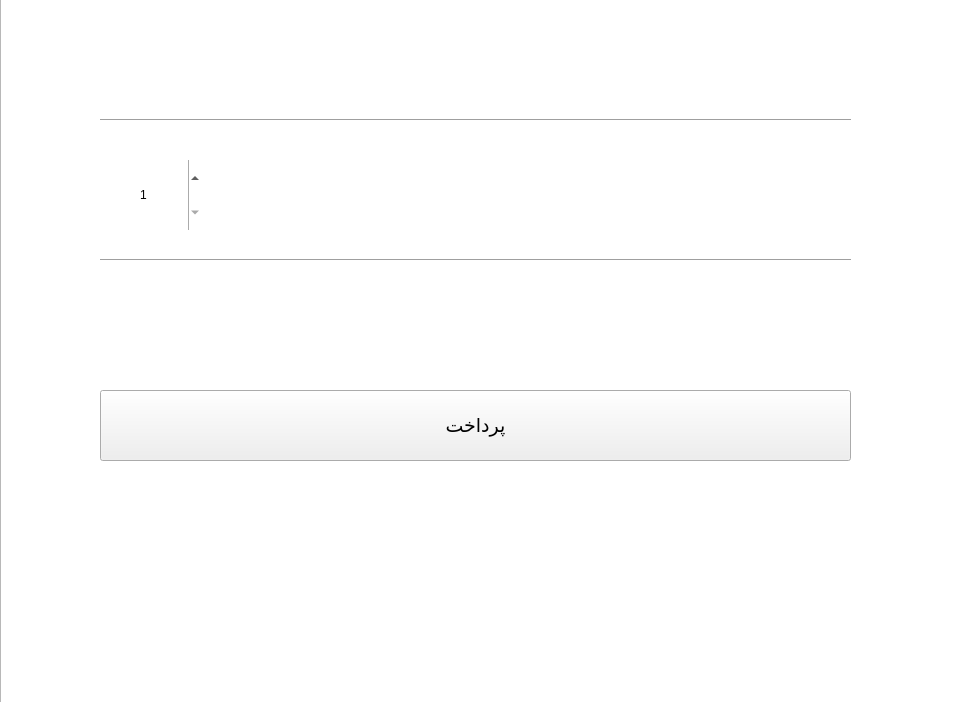
<?xml version="1.0" encoding="UTF-8"?>
<ui version="4.0">
 <class>buypanel</class>
 <widget class="QWidget" name="buypanel">
  <property name="geometry">
   <rect>
    <x>0</x>
    <y>0</y>
    <width>960</width>
    <height>702</height>
   </rect>
  </property>
  <property name="windowTitle">
   <string>Form</string>
  </property>
  <widget class="QGraphicsView" name="imageView">
   <property name="geometry">
    <rect>
     <x>0</x>
     <y>-10</y>
     <width>971</width>
     <height>741</height>
    </rect>
   </property>
   <property name="font">
    <font>
     <family>Yekan Bakh</family>
    </font>
   </property>
   <property name="styleSheet">
    <string notr="true">background-image: url(:/images/background);</string>
   </property>
  </widget>
  <widget class="QLabel" name="label">
   <property name="geometry">
    <rect>
     <x>320</x>
     <y>30</y>
     <width>301</width>
     <height>81</height>
    </rect>
   </property>
   <property name="sizePolicy">
    <sizepolicy hsizetype="Maximum" vsizetype="Maximum">
     <horstretch>0</horstretch>
     <verstretch>0</verstretch>
    </sizepolicy>
   </property>
   <property name="minimumSize">
    <size>
     <width>301</width>
     <height>0</height>
    </size>
   </property>
   <property name="maximumSize">
    <size>
     <width>301</width>
     <height>16777215</height>
    </size>
   </property>
   <property name="font">
    <font>
     <family>Yekan Bakh</family>
     <pointsize>24</pointsize>
    </font>
   </property>
   <property name="layoutDirection">
    <enum>Qt::RightToLeft</enum>
   </property>
   <property name="styleSheet">
    <string notr="true">color:white;</string>
   </property>
   <property name="text">
    <string>فاکتور خرید</string>
   </property>
   <property name="alignment">
    <set>Qt::AlignCenter</set>
   </property>
  </widget>
  <widget class="Line" name="line">
   <property name="geometry">
    <rect>
     <x>100</x>
     <y>110</y>
     <width>751</width>
     <height>20</height>
    </rect>
   </property>
   <property name="sizePolicy">
    <sizepolicy hsizetype="Maximum" vsizetype="Fixed">
     <horstretch>0</horstretch>
     <verstretch>0</verstretch>
    </sizepolicy>
   </property>
   <property name="orientation">
    <enum>Qt::Horizontal</enum>
   </property>
  </widget>
  <widget class="QLabel" name="productLabel">
   <property name="geometry">
    <rect>
     <x>500</x>
     <y>160</y>
     <width>351</width>
     <height>70</height>
    </rect>
   </property>
   <property name="font">
    <font>
     <family>Yekan Bakh</family>
     <pointsize>12</pointsize>
    </font>
   </property>
   <property name="layoutDirection">
    <enum>Qt::RightToLeft</enum>
   </property>
   <property name="styleSheet">
    <string notr="true">color:white;</string>
   </property>
   <property name="text">
    <string>صابون گلنار</string>
   </property>
   <property name="alignment">
    <set>Qt::AlignLeading|Qt::AlignLeft|Qt::AlignVCenter</set>
   </property>
  </widget>
  <widget class="QSpinBox" name="productCount">
   <property name="geometry">
    <rect>
     <x>100</x>
     <y>160</y>
     <width>100</width>
     <height>70</height>
    </rect>
   </property>
   <property name="frame">
    <bool>false</bool>
   </property>
   <property name="alignment">
    <set>Qt::AlignCenter</set>
   </property>
   <property name="minimum">
    <number>1</number>
   </property>
  </widget>
  <widget class="QLabel" name="productPrice">
   <property name="geometry">
    <rect>
     <x>280</x>
     <y>160</y>
     <width>161</width>
     <height>70</height>
    </rect>
   </property>
   <property name="font">
    <font>
     <family>Yekan Bakh</family>
     <pointsize>12</pointsize>
    </font>
   </property>
   <property name="layoutDirection">
    <enum>Qt::RightToLeft</enum>
   </property>
   <property name="styleSheet">
    <string notr="true">color:white;</string>
   </property>
   <property name="text">
    <string>15000 تومان</string>
   </property>
   <property name="alignment">
    <set>Qt::AlignCenter</set>
   </property>
  </widget>
  <widget class="QLabel" name="productLabel_3">
   <property name="geometry">
    <rect>
     <x>190</x>
     <y>170</y>
     <width>101</width>
     <height>61</height>
    </rect>
   </property>
   <property name="font">
    <font>
     <family>Yekan Bakh</family>
     <pointsize>12</pointsize>
    </font>
   </property>
   <property name="layoutDirection">
    <enum>Qt::RightToLeft</enum>
   </property>
   <property name="styleSheet">
    <string notr="true">color:white;</string>
   </property>
   <property name="text">
    <string>X</string>
   </property>
   <property name="alignment">
    <set>Qt::AlignCenter</set>
   </property>
  </widget>
  <widget class="Line" name="line_2">
   <property name="geometry">
    <rect>
     <x>100</x>
     <y>250</y>
     <width>751</width>
     <height>20</height>
    </rect>
   </property>
   <property name="sizePolicy">
    <sizepolicy hsizetype="Maximum" vsizetype="Fixed">
     <horstretch>0</horstretch>
     <verstretch>0</verstretch>
    </sizepolicy>
   </property>
   <property name="orientation">
    <enum>Qt::Horizontal</enum>
   </property>
  </widget>
  <widget class="QLabel" name="productLabel_4">
   <property name="geometry">
    <rect>
     <x>560</x>
     <y>300</y>
     <width>211</width>
     <height>70</height>
    </rect>
   </property>
   <property name="font">
    <font>
     <family>Yekan Bakh</family>
     <pointsize>20</pointsize>
    </font>
   </property>
   <property name="layoutDirection">
    <enum>Qt::RightToLeft</enum>
   </property>
   <property name="styleSheet">
    <string notr="true">color:white;</string>
   </property>
   <property name="text">
    <string>جمع کل خرید</string>
   </property>
   <property name="alignment">
    <set>Qt::AlignCenter</set>
   </property>
  </widget>
  <widget class="QLabel" name="total">
   <property name="geometry">
    <rect>
     <x>120</x>
     <y>300</y>
     <width>391</width>
     <height>70</height>
    </rect>
   </property>
   <property name="font">
    <font>
     <family>Yekan Bakh</family>
     <pointsize>20</pointsize>
    </font>
   </property>
   <property name="layoutDirection">
    <enum>Qt::RightToLeft</enum>
   </property>
   <property name="styleSheet">
    <string notr="true">color:white;</string>
   </property>
   <property name="text">
    <string>30000 تومان</string>
   </property>
   <property name="alignment">
    <set>Qt::AlignCenter</set>
   </property>
  </widget>
  <widget class="QPushButton" name="buyBtn">
   <property name="geometry">
    <rect>
     <x>100</x>
     <y>390</y>
     <width>751</width>
     <height>71</height>
    </rect>
   </property>
   <property name="font">
    <font>
     <family>Yekan Bakh</family>
     <pointsize>14</pointsize>
    </font>
   </property>
   <property name="cursor">
    <cursorShape>PointingHandCursor</cursorShape>
   </property>
   <property name="layoutDirection">
    <enum>Qt::RightToLeft</enum>
   </property>
   <property name="styleSheet">
    <string notr="true">background-color:&quot;green&quot;;
color:&quot;white&quot;;</string>
   </property>
   <property name="text">
    <string>پرداخت</string>
   </property>
  </widget>
 </widget>
 <resources/>
 <connections/>
</ui>
